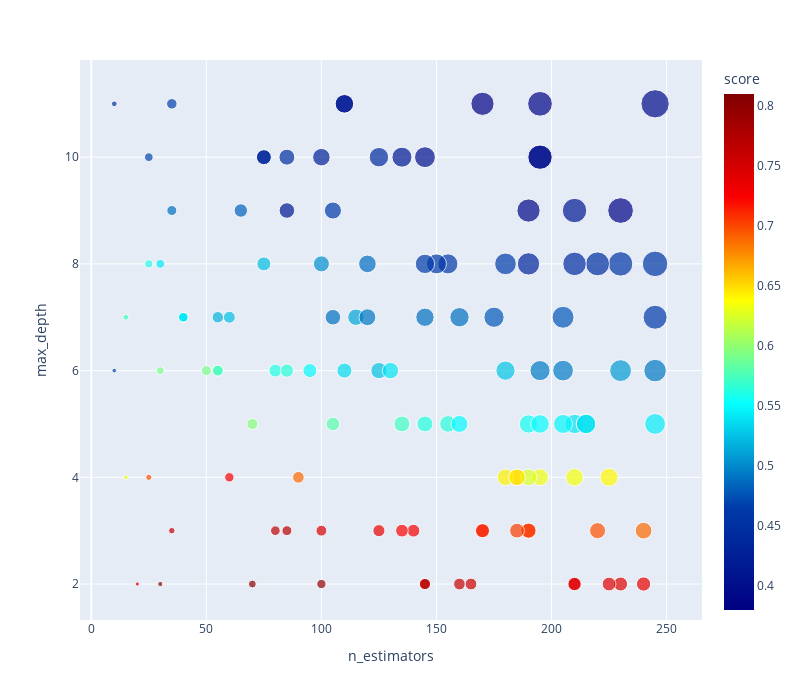

This figure's notebook cell:
### Code cell
fig = px.scatter(search_data_gbr_1, 
                 x="n_estimators", 
                 y="max_depth", 
                 color="score", 
                 size='cv_time', 
                 color_continuous_scale=color_scale)

fig.update_layout(width=800, height=700)
fig.show()
